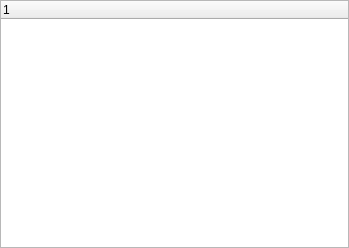
<ui version="4.0" >
 <class>MvdExportConfigPage</class>
 <widget class="QWidget" name="MvdExportConfigPage" >
  <property name="geometry" >
   <rect>
    <x>0</x>
    <y>0</y>
    <width>349</width>
    <height>248</height>
   </rect>
  </property>
  <property name="windowTitle" >
   <string>Form</string>
  </property>
  <layout class="QGridLayout" name="gridLayout" >
   <property name="margin" >
    <number>0</number>
   </property>
   <item row="0" column="0" >
    <widget class="QTreeWidget" name="results" >
     <property name="rootIsDecorated" >
      <bool>false</bool>
     </property>
     <column>
      <property name="text" >
       <string>1</string>
      </property>
     </column>
    </widget>
   </item>
  </layout>
 </widget>
 <resources/>
 <connections/>
</ui>
